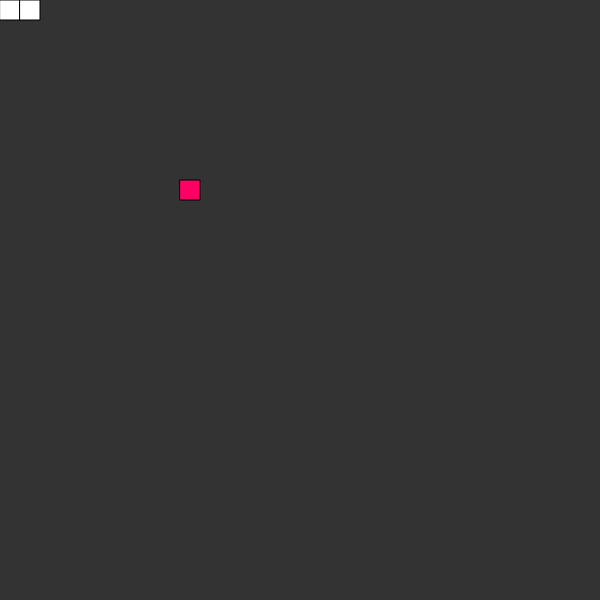
Frame 1 (no input)
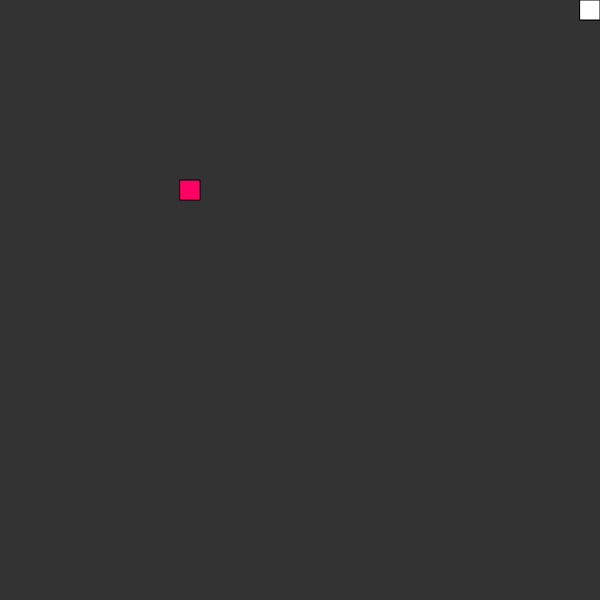
Frame 60 (no input)
Frame 120 (the mouse pressed at the canvas centre since frame 60): identical to frame 60, image omitted

The p5.js sketch that drew these frames (run headless with seeded random() and noise() and a simulated clock; from frame 60 on, the mouse is pressed at the canvas centre):

// p5.js sketch
// ── sketch.js
var s;
var scl = 20;
var food;
function setup() {
	createCanvas(600,600);
	s = new Snake();
	frameRate(20); 
	food = createVector(Math.floor(Math.random()*10)*scl,Math.floor(Math.random()*10)*scl);
}



function draw() {
  background(51);
  s.update();
  s.show();
  fill(255,0,100);
  rect(food.x,food.y,scl,scl);
  if (s.eat(food)) {
	food = createVector(Math.floor(Math.random()*10)*scl,Math.floor(Math.random()*10)*scl);
	s.total += 1; 
  }
  	  
}


function keyPressed() {
	if (keyCode === UP_ARROW) {
		s.dir(0,-1);
	}
	else if (keyCode === DOWN_ARROW) {
		s.dir(0,1);
	}
	else if (keyCode === LEFT_ARROW) {
		s.dir(-1,0);
	}
	else if (keyCode === RIGHT_ARROW) {
		s.dir(1,0);
	}
}

// ── snake.js
function Snake() {
	this.x = 0;
	this.y = 0;
	this.total = 1;
	this.last_pos = [];
 
	this.xspeed = 1;
	this.yspeed = 0;

	this.dir = function(x,y) {
		this.xspeed = x;
		this.yspeed = y;
	}

	this.update = function() {
		for(var i = 0 ; i< this.total -1  ;i++) {
			this.last_pos[i] = this.last_pos[i+1];
		}

		this.last_pos[this.total - 1 ] = createVector(this.x,this.y)

		this.x = this.x + this.xspeed*scl;
		this.y = this.y + this.yspeed*scl;

		this.x = constrain(this.x,0,width-scl);
		this.y = constrain(this.y,0,height-scl);
	}

	this.show = function() {
		fill(255);
		console.log(this.last_pos.length,this.total);
		for(var i =0 ; i < this.total ; i++) {
			rect(this.last_pos[i].x,this.last_pos[i].y,scl,scl);
		}

		rect(this.x,this.y,scl,scl);
	}

	this.eat = function(pos) {
		var d = dist(this.x,this.y,pos.x,pos.y);
		if(d<1) {
			return true;
		}
	}


}
